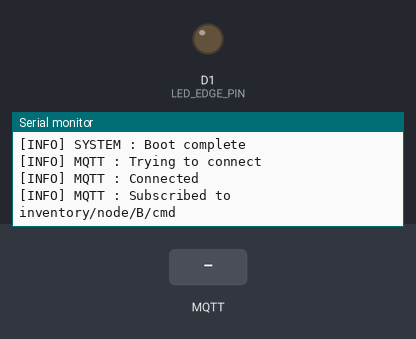
Simulated run of this sketch. Board: ESP8266 (NodeMCU). On the bench: output pins drawn as LEDs (lit = HIGH), the last lines printed to the serial monitor. Inputs (shaded band) come from the test bench. WiFi joins after 1.5 s; servers stay silent unless stated; random numbers use the default seed unless the sketch sets one; no MQTT or app messages arrive unless stated.

Above: at 2.7 s.
2.8 s: MQTT message "1" arrives on the first subscribed topic
At 3.6 s:
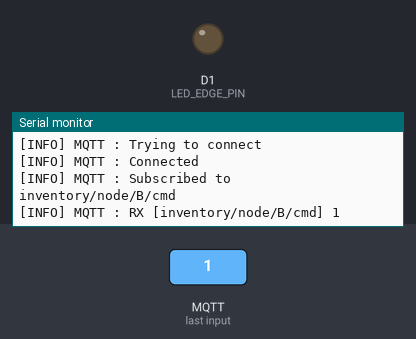
4.3 s: MQTT message "on" arrives on the first subscribed topic
At 4.7 s:
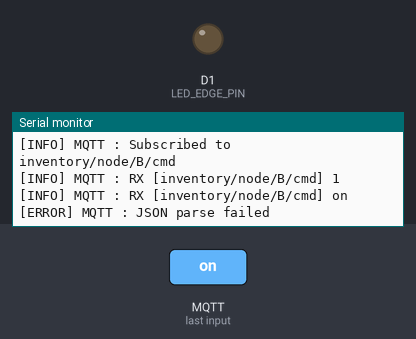
5.8 s: MQTT message "off" arrives on the first subscribed topic
At 7.1 s:
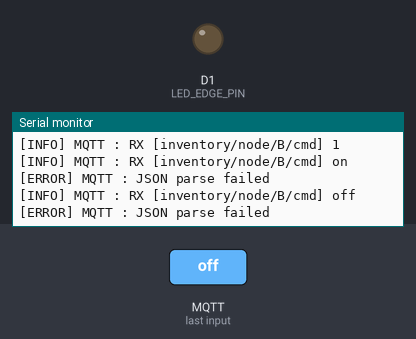

Measured:
- after the input at 2.8 s, the serial monitor: prints a new line at once (image 1)
- after the input at 4.3 s, the serial monitor: prints a new line at once (image 2)
- after the input at 5.8 s, the serial monitor: prints a new line at once (image 3)

The sketch:

segment_led_v3.ino
```cpp
#include <ESP8266WiFi.h>
#include "log.h"
#include "device.h"
#include "neopixel_controller.h"
#include "wifi.h"
#include "mqtt.h"

WiFiClient espClient;

void setup() {
  Serial.begin(115200);
  LOG_I("SYSTEM", "Boot start");

  device_init();
  neopixel_init();
  setup_wifi();
  mqtt_init();

  LOG_I("SYSTEM", "Boot complete");
}

void loop() {
  mqtt_loop();
}
```

device.h
```cpp
#ifndef DEVICE_H
#define DEVICE_H

void device_init();
void update_edge_led();
void toggle_segment(uint8_t seg_id);

#endif
```

device.ino
```cpp
#include <Arduino.h>
#include "device.h"
#include "neopixel_controller.h"
#include "log.h"
#include "config.h"

static int8_t current_seg = -1;

void device_init() {
  pinMode(LED_EDGE_PIN, OUTPUT);
  digitalWrite(LED_EDGE_PIN, LOW);
  current_seg = -1;
  update_edge_led();
}

void update_edge_led() {
  if (current_seg == -1) {
    digitalWrite(LED_EDGE_PIN, LOW);
  } else {
    digitalWrite(LED_EDGE_PIN, HIGH);
  }
}

void toggle_segment(uint8_t seg_id) {
  if (seg_id >= NUM_SEGMENT) return;

  // Same segment pressed again: OFF
  if(current_seg == seg_id){
    neopixel_set_segment(current_seg, 0, 0, 0);
    current_seg = -1;
  }
  // Different segment pressed: switch (previous OFF, new ON)
  else{

    if(current_seg != -1){
      neopixel_set_segment(current_seg, 0, 0, 0);
    }

    neopixel_set_segment(seg_id, 0x20,0x20,0x20);
    current_seg=seg_id;
  }

  neopixel_show();
  update_edge_led();
}
```

log.h
```cpp
#ifndef LOG_H
#define LOG_H

#include <Arduino.h>

// ===== 로그 설정 =====
#define ENABLE_LOG 1        // 0: OFF, 1: ON
#define LOG_LEVEL_INFO  1
#define LOG_LEVEL_WARN  1
#define LOG_LEVEL_ERROR 1

// ===== 로그 매크로 =====
#if ENABLE_LOG

  #if LOG_LEVEL_INFO
    #define LOG_I(tag, msg) \
      Serial.println(String("[INFO] ") + tag + " : " + msg)
  #else
    #define LOG_I(tag, msg)
  #endif

  #if LOG_LEVEL_WARN
    #define LOG_W(tag, msg) \
      Serial.println(String("[WARN] ") + tag + " : " + msg)
  #else
    #define LOG_W(tag, msg)
  #endif

  #if LOG_LEVEL_ERROR
    #define LOG_E(tag, msg) \
      Serial.println(String("[ERROR] ") + tag + " : " + msg)
  #else
    #define LOG_E(tag, msg)
  #endif

#else
  #define LOG_I(tag, msg)
  #define LOG_W(tag, msg)
  #define LOG_E(tag, msg)
#endif

#endif
```

mqtt.h
```cpp
#ifndef MQTT_H
#define MQTT_H

void mqtt_init();
void mqtt_loop();

#endif
```

mqtt.ino
```cpp
#include <PubSubClient.h>
#include <ArduinoJson.h>
#include "log.h"
#include "config.h"
#include "device.h"

extern WiFiClient espClient;

const char* mqtt_server = MQTT_SERVER;
PubSubClient client(espClient);

void callback(char* topic, byte* payload, unsigned int length) {
  String msg;
  for (int i = 0; i < length; i++) {
    msg += (char)payload[i];
  }

  //[INFO] MQTT : RX [inventory/node/A/cmd] {"edge": 1}
  LOG_I("MQTT", String("RX [") + topic + "] " + msg);

  StaticJsonDocument<128> doc; //key-val 저장 변수
  DeserializationError err = deserializeJson(doc, msg);

  if (err) {
    LOG_E("MQTT", "JSON parse failed");
    return;
  }

  if (doc.containsKey("seg")){
    uint8_t seg = doc["seg"];

    toggle_segment(seg);
  }
}

void mqtt_reconnect() {
  LOG_I("MQTT", "Trying to connect");

  while (!client.connected()) {

    String clientId = "ESP8266Client-";
    clientId += String(random(0xffff), HEX);

    if (client.connect(clientId.c_str())) {
      LOG_I("MQTT", "Connected");

      String subTopic = String(MQTT_SUB_TOPIC) + EDGE_ID + "/cmd";
      client.subscribe(subTopic.c_str());
      LOG_I("MQTT", String("Subscribed to ") + subTopic);

    } else {
      LOG_E("MQTT", String("Failed, rc=") + client.state());
      delay(500);
    }
  }
}

void mqtt_init() {
  client.setServer(mqtt_server, 1883);
  client.setCallback(callback);
}

void mqtt_loop() {

  if (!client.connected()) {
    mqtt_reconnect();
  }
  client.loop();
}
```

neopixel_controller.h
```cpp
#ifndef NEOPIXEL_CONTROLLER
#define NEOPIXEL_CONTROLLER

#include <SPI.h>

/* ===== Configuration ===== */
#define NUM_LED     4
#define NUM_SEGMENT 4

#define RESET_PULSE 16   // 50us reset
#define MOSI_PIN    D7

// WS2812B GRB order
#define GRB_GREEN   0
#define GRB_RED     1
#define GRB_BLUE    2

/* ===== Data Structures ===== */
typedef struct {
  uint16_t start;
  uint16_t len;
} Segment;

/* ===== Extern Variables ===== */
extern Segment col[NUM_SEGMENT];

/* ===== API ===== */
void set_led(uint8_t idx, uint8_t r, uint8_t g, uint8_t b);
void neopixel_init();
void neopixel_clear();
void neopixel_segments_init();
void neopixel_set_segment(uint8_t idx, uint8_t r, uint8_t g, uint8_t b);
void neopixel_show();

#endif
```

neopixel_controller.ino
```cpp
#include "neopixel_controller.h"

static uint8_t spi_bits[NUM_LED * 3 * 3];
static uint8_t reset_bits[RESET_PULSE] = {0};
Segment col[NUM_SEGMENT];

static void set_spi_bits(uint8_t* buf, uint8_t val) {
  uint32_t pulse = 0;

  for (unsigned i = 0; i < 8; i++) {
    uint8_t bit = (val >> (7 - i)) & 1;
    pulse = (pulse << 3) | (bit == 0 ? 0b100 : 0b110);
  }

  buf[0] = (pulse >> 16) & 0xff;
  buf[1] = (pulse >> 8)  & 0xff;
  buf[2] = (pulse >> 0)  & 0xff;
}

void set_led(uint8_t idx, uint8_t r, uint8_t g, uint8_t b) {
  set_spi_bits(spi_bits + idx * 9 + 0 * 3, g);
  set_spi_bits(spi_bits + idx * 9 + 1 * 3, r);
  set_spi_bits(spi_bits + idx * 9 + 2 * 3, b);
}

void neopixel_segments_init() {
  int base_len = NUM_LED / NUM_SEGMENT;
  int idx = 0;

  for (int i = 0; i < NUM_SEGMENT; i++) {
    col[i].start = idx;
    col[i].len   = base_len;
    idx += col[i].len;
  }
}

void neopixel_clear(void) {
  for (uint16_t i = 0; i < NUM_LED; i++) {
    set_led(i, 0, 0, 0);
  }
  neopixel_show();
}

void neopixel_init() {
  SPI.begin();
  SPI.beginTransaction(SPISettings(2400000, MSBFIRST, SPI_MODE0));

  neopixel_segments_init();
  neopixel_clear();
}

void neopixel_set_segment(uint8_t seg_id, uint8_t r, uint8_t g, uint8_t b){
    if(seg_id >= NUM_SEGMENT) return;

    Segment *seg = &col[seg_id];
    for(uint16_t i=0;i<seg->len;i++){
        set_led(seg->start+i,r,g,b);
    }
}

void neopixel_show() {
  SPI.transferBytes(spi_bits, nullptr, sizeof(spi_bits));
  SPI.transferBytes(reset_bits, nullptr, sizeof(reset_bits));
}
```

wifi.h
```cpp
#ifndef WIFI_H
#define WIFI_H

void setup_wifi();
#endif
```

wifi.ino
```cpp
#include <ESP8266WiFi.h>
#include "log.h"
#include "config.h"

void setup_wifi() {
  LOG_I("WIFI", "Connecting to WiFi...");

  delay(10);
  WiFi.mode(WIFI_STA);
  WiFi.begin(WIFI_SSID, WIFI_PASSWORD);

  int retry = 0;

  while (WiFi.status() != WL_CONNECTED) {
    delay(500);
    retry++;
    if(retry > 20){
      LOG_W("WIFI", "Connecting is taking longer than expected");
      //return;
    }
  }

  LOG_I("WIFI", "Connected");
  LOG_I("WIFI", WiFi.localIP().toString());

}
```

config.h
```cpp
#ifndef CONFIG_H
#define CONFIG_H

// ===== Board / Device =====
static const char EDGE_ID = 'B';

// ===== Edge LED =====
#define LED_EDGE_PIN D1

// ===== WiFi =====
#define WIFI_SSID     ""
#define WIFI_PASSWORD ""

// ===== MQTT =====
#define MQTT_SERVER   ""
#define MQTT_PORT     1883
#define MQTT_SUB_TOPIC "inventory/node/"

#endif
```
